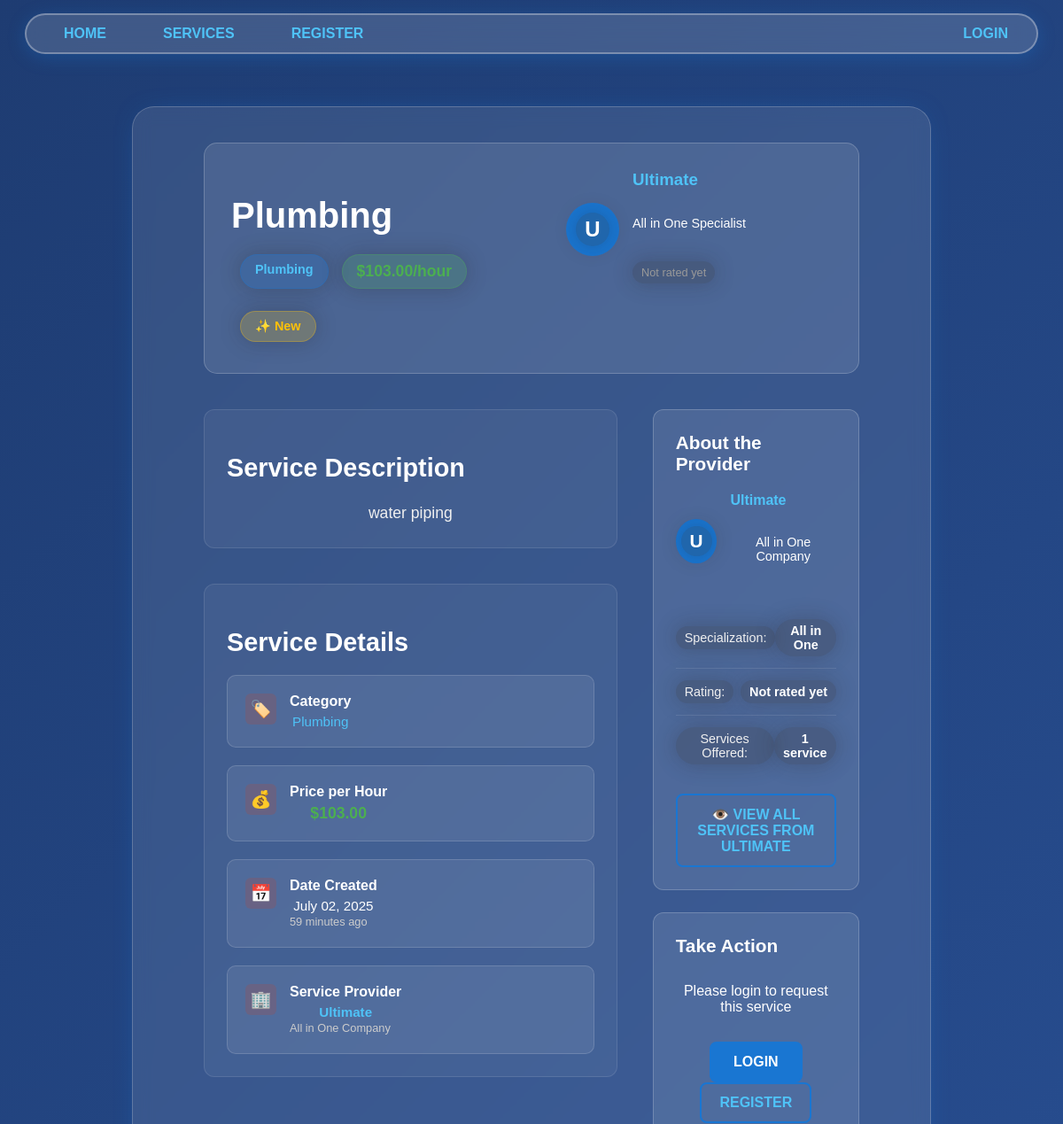
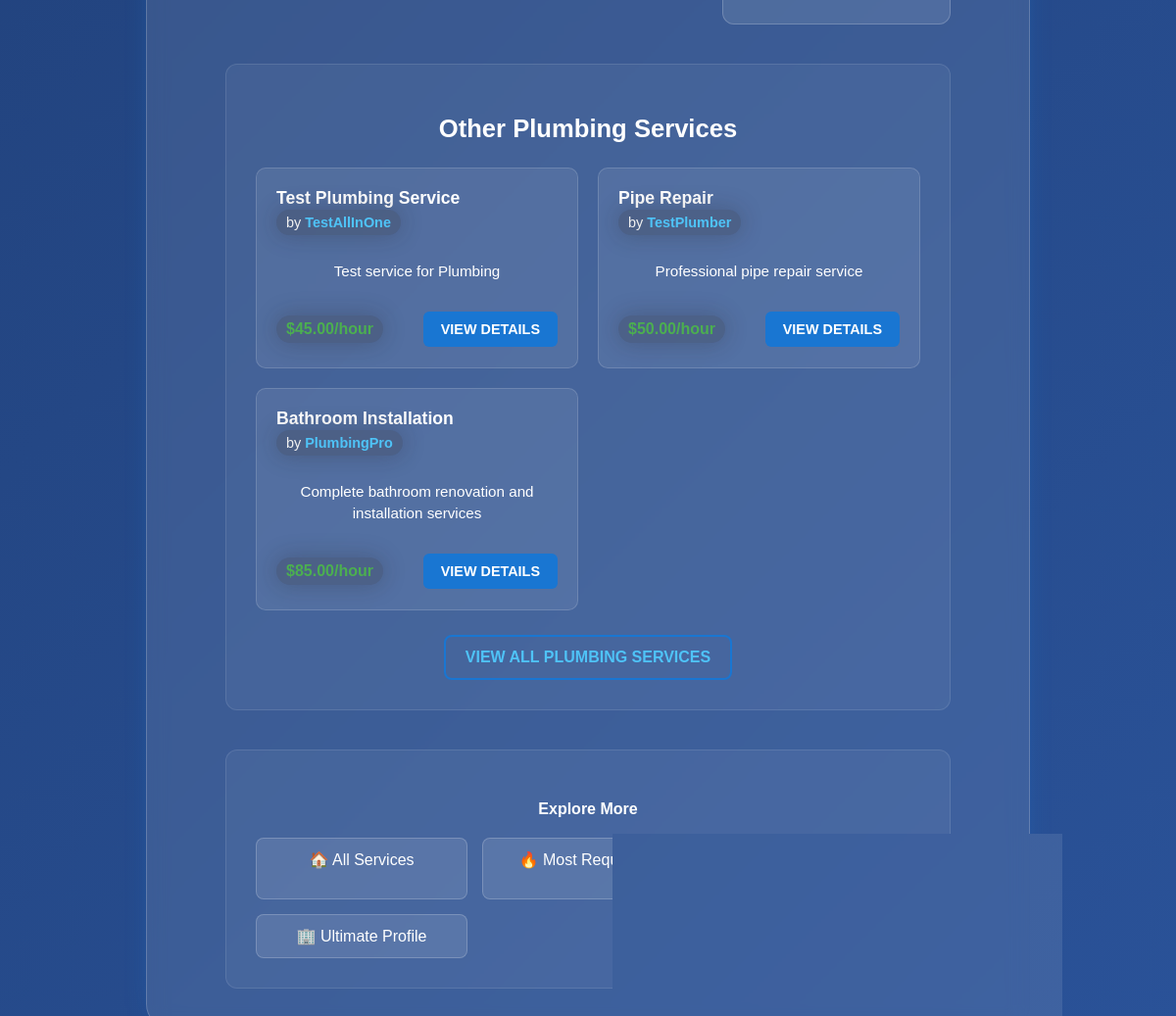
Page /services/17 on the committed database (2 pictures, top to bottom).
### services/models.py (models this page shows, shortened)
class Service(models.Model):
    FIELD_CHOICES = [
        ("Air Conditioner", "Air Conditioner"),
        ("Carpentry", "Carpentry"),
        ("Electricity", "Electricity"),
        ("Gardening", "Gardening"),
        ("Home Machines", "Home Machines"),
        ("Housekeeping", "Housekeeping"),
        ("Interior Design", "Interior Design"),
        ("Locks", "Locks"),
        ("Painting", "Painting"),
        ("Plumbing", "Plumbing"),
        ("Water Heaters", "Water Heaters"),
    ]
    company = models.ForeignKey(Company, on_delete=models.CASCADE)  # Company association
    name = models.CharField(max_length=40)  # Service name
    description = models.TextField()  # Service description
    price_hour = models.DecimalField(decimal_places=2, max_digits=8, validators=[MinValueValidator(0.00)])  # Price field
    field = models.CharField(max_length=30, choices=FIELD_CHOICES)  # Service field/category
    date_created = models.DateTimeField(auto_now_add=True)  # Date created for display

### users/models.py (models this page shows)
class Company(models.Model):
    FIELD_CHOICES = [
        ("Air Conditioner", "Air Conditioner"),
        ("All in One", "All in One"),  # Special company type - can create any service type
        ("Carpentry", "Carpentry"),
        ("Electricity", "Electricity"),
        ("Gardening", "Gardening"),
        ("Home Machines", "Home Machines"),
        ("Housekeeping", "Housekeeping"),
        ("Interior Design", "Interior Design"),
        ("Locks", "Locks"),
        ("Painting", "Painting"),
        ("Plumbing", "Plumbing"),
        ("Water Heaters", "Water Heaters"),
    ]
    user = models.OneToOneField(User, on_delete=models.CASCADE, primary_key=True)
    field_of_work = models.CharField(max_length=70, choices=FIELD_CHOICES)  # Required field of work
    rating = models.IntegerField(validators=[MinValueValidator(0), MaxValueValidator(5)], default=0)  # Company rating system

class User(AbstractUser):
    email = models.EmailField(unique=True)  # Email uniqueness validation
    is_company = models.BooleanField(default=False)  # Company user type
    is_customer = models.BooleanField(default=False)  # Customer user type

### services/views.py (the view)
# urls.py: path('<int:id>', v.index, name='index'),
def index(request, id):
    service = get_object_or_404(Service, id=id)  # Individual service page access
    other_services = Service.objects.filter(
        company=service.company
    ).exclude(id=service.id).order_by('-date_created')[:3]
    related_services = Service.objects.filter(
        field=service.field
    ).exclude(id=service.id).order_by('-date_created')[:3]
    context = {
        'service': service,  # Service with all required info
        'other_services': other_services,
        'related_services': related_services,
    }
    return render(request, "services/single_service.html", context)

### services/templates/services/single_service.html (shortened to what this page needs)
{% extends 'main/base.html' %}
{% block content %}
    <div class="service-detail-container">
        <div class="service-detail-header">
            <div class="service-title-section">
                <h1>{{ service.name }}</h1>
                <div class="service-meta">
                    <span class="category-badge">{{ service.field }}</span>
                    <span class="price-badge">${{ service.price_hour }}/hour</span>
                    {% if service.date_created|timesince < "7 days" %}
                        <span class="new-badge">✨ New</span>
                    {% endif %}
                </div>
            </div>
            <div class="service-company-preview">
                <div class="company-avatar">
                    <span class="company-initial">{{ service.company.user.username|first|upper }}</span>
                </div>
                <div class="company-info-preview">
                    <h3><a href="/company/{{ service.company.user.username }}" class="company-link">{{ service.company.user.username }}</a></h3>
                    <p class="company-specialization">{{ service.company.field_of_work }} Specialist</p>
                    <div class="company-rating">
                        {% if service.company.rating > 0 %}
                            <span class="rating-stars">
                                {% for i in "12345" %}
                                    {% if forloop.counter <= service.company.rating %}
                                        ⭐
                                    {% else %}
                                        ☆
                                    {% endif %}
                                {% endfor %}
                            </span>
                            <span class="rating-text">{{ service.company.rating }}/5</span>
                        {% else %}
                            <span class="no-rating">Not rated yet</span>
                        {% endif %}
                    </div>
                </div>
            </div>
        </div>
        <div class="service-content">
            <div class="service-main">
                <div class="service-description-section">
                    <h2>Service Description</h2>
                    <div class="description-content">
                        <p>{{ service.description }}</p>
                    </div>
                </div>
                <div class="service-details-section">
                    <h2>Service Details</h2>
                    <div class="details-grid">
                        <div class="detail-card">
                            <div class="detail-icon">🏷️</div>
                            <div class="detail-content">
                                <h4>Category</h4>
                                <p><a href="/services/{{ service.field|slugify }}/">{{ service.field }}</a></p>
                            </div>
                        </div>
                        <div class="detail-card">
                            <div class="detail-icon">💰</div>
                            <div class="detail-content">
                                <h4>Price per Hour</h4>
                                <p class="price-highlight">${{ service.price_hour }}</p>
                            </div>
                        </div>
                        <div class="detail-card">
                            <div class="detail-icon">📅</div>
                            <div class="detail-content">
                                <h4>Date Created</h4>
                                <p>{{ service.date_created|date:"F d, Y" }}</p>
                                <small>{{ service.date_created|timesince }} ago</small>
                            </div>
                        </div>
                        <div class="detail-card">
                            <div class="detail-icon">🏢</div>
                            <div class="detail-content">
                                <h4>Service Provider</h4>
                                <p><a href="/company/{{ service.company.user.username }}" class="company-link">{{ service.company.user.username }}</a></p>
                                <small>{{ service.company.field_of_work }} Company</small>
                            </div>
                        </div>
                    </div>
                </div>
            </div>
            <div class="service-sidebar">
                <div class="company-card">
                    <h3>About the Provider</h3>
                    <div class="company-details">
                        <div class="company-header">
                            <div class="company-avatar-large">
                                <span class="company-initial">{{ service.company.user.username|first|upper }}</span>
                            </div>
                            <div class="company-name-section">
                                <h4><a href="/company/{{ service.company.user.username }}" class="company-link">{{ service.company.user.username }}</a></h4>
                                <p class="company-type">{{ service.company.field_of_work }} Company</p>
                            </div>
                        </div>
                        <div class="company-stats">
                            <div class="stat-item">
                                <span class="stat-label">Specialization:</span>
                                <span class="stat-value">{{ service.company.field_of_work }}</span>
                            </div>
                            <div class="stat-item">
                                <span class="stat-label">Rating:</span>
                                <span class="stat-value">
                                    {% if service.company.rating > 0 %}
                                        {{ service.company.rating }}/5 ⭐
                                    {% else %}
                                        Not rated yet
                                    {% endif %}
                                </span>
                            </div>
                            <div class="stat-item">
                                <span class="stat-label">Services Offered:</span>
                                <span class="stat-value">{{ service.company.service_set.count }} service{{ service.company.service_set.count|pluralize }}</span>
                            </div>
                        </div>
                        <div class="company-actions">
                            <a href="/company/{{ service.company.user.username }}" class="btn btn-outline">
                                👁️ View All Services from {{ service.company.user.username }}
                            </a>
                        </div>
                    </div>
                </div>
                <div class="action-card">
                    <h3>Take Action</h3>
                    {% if user.is_authenticated %}
                        {% if user.is_customer %}
                            <a href="/services/{{ service.id }}/request_service/" class="btn btn-primary btn-large">
                                📞 Request This Service
                            </a>
                            <p class="action-note">Connect with {{ service.company.user.username }} for this service</p>
                        {% elif user.is_company and user == service.company.user %}
                            <div class="owner-section">
                                <p class="owner-badge">✅ This is your service</p>
                                <a href="/services/create/" class="btn btn-secondary">Create Another Service</a>
                            </div>
                        {% else %}
                            <div class="company-note">
                                <p>🏢 Only customers can request services</p>
                                <a href="/register/customer/" class="btn btn-outline">Register as Customer</a>
                            </div>
                        {% endif %}
                    {% else %}
                        <div class="login-section">
                            <p class="login-note">Please login to request this service</p>
                            <a href="/register/login/" class="btn btn-primary">Login</a>
                            <a href="/register/" class="btn btn-outline">Register</a>
                        </div>
                    {% endif %}
                </div>
            </div>
        </div>
        {% if related_services %}
        <div class="related-services-section">
            <h2>Other {{ service.field }} Services</h2>
            <div class="related-services-grid">
                {% for related_service in related_services %}
                    <div class="related-service-card">
                        <div class="related-service-header">
                            <h4><a href="/services/{{ related_service.id }}">{{ related_service.name }}</a></h4>
                            <span class="related-company">by <a href="/company/{{ related_service.company.user.username }}">{{ related_service.company.user.username }}</a></span>
                        </div>
                        <p class="related-description">{{ related_service.description|truncatewords:15 }}</p>
                        <div class="related-service-footer">
                            <span class="related-price">${{ related_service.price_hour }}/hour</span>
                            <a href="/services/{{ related_service.id }}" class="btn btn-small">View Details</a>
                        </div>
                    </div>
                {% endfor %}
            </div>
            <div class="view-all-category-services">
                <a href="/services/{{ service.field|slugify }}/" class="btn btn-outline">
                    View All {{ service.field }} Services
                </a>
            </div>
        </div>
        {% endif %}
        <div class="service-navigation">
            <div class="nav-section">
                <h4>Explore More</h4>
                <div class="nav-links">
                    <a href="/services/" class="nav-btn">🏠 All Services</a>
                    <a href="/services/most-requested/" class="nav-btn">🔥 Most Requested</a>
                    <a href="/services/{{ service.field|slugify }}/" class="nav-btn">🏷️ More {{ service.field }} Services</a>
                    <a href="/company/{{ service.company.user.username }}" class="nav-btn">🏢 {{ service.company.user.username }} Profile</a>
                </div>
            </div>
        </div>
    </div>
{% endblock %}

### main/templates/main/base.html (shortened to what this page needs)
{% load static %}
<!DOCTYPE html>
<html lang="en">
  <head>
    <link
      rel="stylesheet"
      type="text/css"
      href="{% static 'css/style.css' %}"
    />
  </head>
  <body>
    {% include 'main/navbar.html' %}
    <div class='content'>
      {% block content %} replace me {% endblock %}
    </div>
  </body>
</html>

### main/templates/main/navbar.html (shortened to what this page needs)
<nav class="navbar">
    <ul>
        <li><a href="/">Home</a></li>
        <li>
            <a href="/services/">Services</a>
        </li>
        {% if user.is_authenticated %}
            {% if user.is_company %}
                <li><a href="/services/create/">Create Service</a></li>
                <li><a href="/company/{{ user.username }}">My Profile</a></li>
            {% elif user.is_customer %}
                <li><a href="/customer/{{ user.username }}">My Profile</a></li>
            {% endif %}
            <li class="last_navbar"><a href="/logout/">Logout</a></li>
        {% else %}
            <li><a href="/register/">Register</a></li>
            <li class="last_navbar"><a href="/register/login/">Login</a></li>
        {% endif %}
    </ul>
</nav>

### rows in the picture
Service: name "Plumbing", field "Plumbing", price_hour "103.00", company.user.username|first "U", company.user.username "Ultimate", company.field_of_work "All in One", description "water piping", date_created "July 02, 2025", date_created "59 minutes", company.service_set.count "1", company.user.username "ULTIMATE", field "PLUMBING"
Service: name "Test Plumbing Service", company.user.username "TestAllInOne", description "Test service for Plumbing", price_hour "45.00"
Service: name "Pipe Repair", company.user.username "TestPlumber", description "Professional pipe repair service", price_hour "50.00"
Service: name "Bathroom Installation", company.user.username "PlumbingPro", description "Complete bathroom renovation and installation services", price_hour "85.00"
